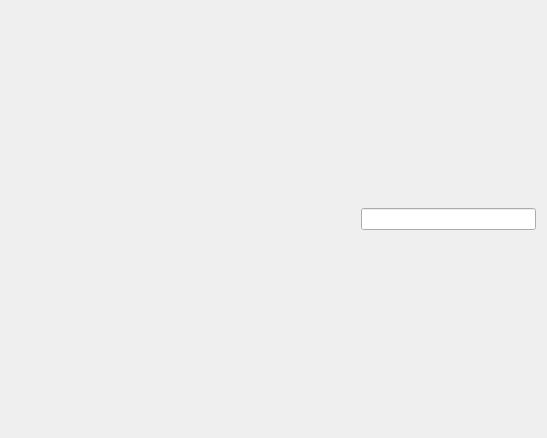
<?xml version="1.0" encoding="UTF-8"?>
<ui version="4.0">
 <class>LogDataViewer</class>
 <widget class="QWidget" name="LogDataViewer">
  <property name="geometry">
   <rect>
    <x>0</x>
    <y>0</y>
    <width>547</width>
    <height>438</height>
   </rect>
  </property>
  <property name="windowTitle">
   <string>Form</string>
  </property>
  <layout class="QVBoxLayout" name="verticalLayout">
   <item>
    <layout class="QHBoxLayout" name="horizontalLayout">
     <item>
      <spacer name="horizontalSpacer_2">
       <property name="orientation">
        <enum>Qt::Horizontal</enum>
       </property>
       <property name="sizeHint" stdset="0">
        <size>
         <width>40</width>
         <height>20</height>
        </size>
       </property>
      </spacer>
     </item>
     <item>
      <spacer name="horizontalSpacer">
       <property name="orientation">
        <enum>Qt::Horizontal</enum>
       </property>
       <property name="sizeHint" stdset="0">
        <size>
         <width>40</width>
         <height>20</height>
        </size>
       </property>
      </spacer>
     </item>
     <item>
      <widget class="QLineEdit" name="lineEdit"/>
     </item>
    </layout>
   </item>
  </layout>
 </widget>
 <resources/>
 <connections/>
</ui>
